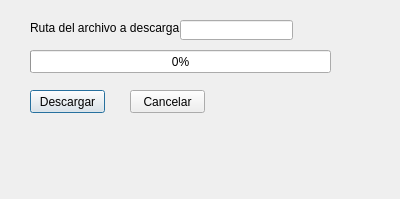
<?xml version="1.0" encoding="UTF-8"?>
<ui version="4.0">
 <class>Dialog</class>
 <widget class="QDialog" name="Dialog">
  <property name="geometry">
   <rect>
    <x>0</x>
    <y>0</y>
    <width>400</width>
    <height>199</height>
   </rect>
  </property>
  <property name="windowTitle">
   <string>Dialog</string>
  </property>
  <widget class="QLabel" name="label">
   <property name="geometry">
    <rect>
     <x>30</x>
     <y>20</y>
     <width>151</width>
     <height>16</height>
    </rect>
   </property>
   <property name="text">
    <string>Ruta del archivo a descargar:</string>
   </property>
  </widget>
  <widget class="QLineEdit" name="ruta">
   <property name="geometry">
    <rect>
     <x>180</x>
     <y>20</y>
     <width>113</width>
     <height>20</height>
    </rect>
   </property>
  </widget>
  <widget class="QProgressBar" name="progressBar">
   <property name="geometry">
    <rect>
     <x>30</x>
     <y>50</y>
     <width>301</width>
     <height>23</height>
    </rect>
   </property>
   <property name="value">
    <number>0</number>
   </property>
  </widget>
  <widget class="QPushButton" name="btn_download">
   <property name="geometry">
    <rect>
     <x>30</x>
     <y>90</y>
     <width>75</width>
     <height>23</height>
    </rect>
   </property>
   <property name="text">
    <string>Descargar</string>
   </property>
  </widget>
  <widget class="QPushButton" name="btn_cancel">
   <property name="geometry">
    <rect>
     <x>130</x>
     <y>90</y>
     <width>75</width>
     <height>23</height>
    </rect>
   </property>
   <property name="text">
    <string>Cancelar</string>
   </property>
  </widget>
  <widget class="QLabel" name="labelState">
   <property name="geometry">
    <rect>
     <x>30</x>
     <y>123</y>
     <width>261</width>
     <height>20</height>
    </rect>
   </property>
   <property name="text">
    <string/>
   </property>
  </widget>
 </widget>
 <resources/>
 <connections/>
</ui>
